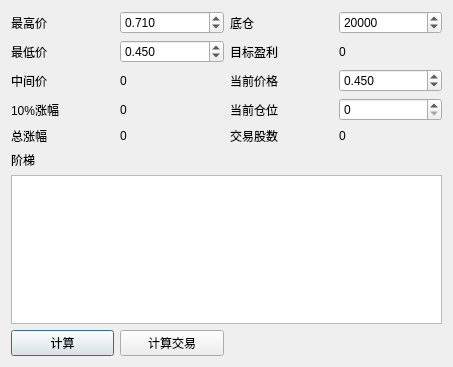
<?xml version="1.0" encoding="UTF-8"?>
<ui version="4.0">
 <class>dlg_average</class>
 <widget class="QDialog" name="dlg_average">
  <property name="geometry">
   <rect>
    <x>0</x>
    <y>0</y>
    <width>453</width>
    <height>367</height>
   </rect>
  </property>
  <property name="windowTitle">
   <string>平均价策略</string>
  </property>
  <layout class="QGridLayout" name="gridLayout">
   <item row="2" column="0">
    <widget class="QLabel" name="label_3">
     <property name="text">
      <string>中间价</string>
     </property>
    </widget>
   </item>
   <item row="2" column="1">
    <widget class="QLabel" name="lb_middle_price">
     <property name="text">
      <string>0</string>
     </property>
    </widget>
   </item>
   <item row="2" column="2">
    <widget class="QLabel" name="label_12">
     <property name="text">
      <string>当前价格</string>
     </property>
    </widget>
   </item>
   <item row="0" column="3">
    <widget class="QSpinBox" name="sp_base_stock">
     <property name="maximum">
      <number>500000000</number>
     </property>
     <property name="value">
      <number>20000</number>
     </property>
    </widget>
   </item>
   <item row="0" column="2">
    <widget class="QLabel" name="label_9">
     <property name="text">
      <string>底仓</string>
     </property>
    </widget>
   </item>
   <item row="0" column="1">
    <widget class="QDoubleSpinBox" name="dbsp_max_price">
     <property name="decimals">
      <number>3</number>
     </property>
     <property name="value">
      <double>0.710000000000000</double>
     </property>
    </widget>
   </item>
   <item row="0" column="0">
    <widget class="QLabel" name="label">
     <property name="text">
      <string>最高价</string>
     </property>
    </widget>
   </item>
   <item row="1" column="3">
    <widget class="QLabel" name="lb_target_benefit">
     <property name="text">
      <string>0</string>
     </property>
    </widget>
   </item>
   <item row="1" column="2">
    <widget class="QLabel" name="label_10">
     <property name="text">
      <string>目标盈利</string>
     </property>
    </widget>
   </item>
   <item row="1" column="0">
    <widget class="QLabel" name="label_2">
     <property name="text">
      <string>最低价</string>
     </property>
    </widget>
   </item>
   <item row="1" column="1">
    <widget class="QDoubleSpinBox" name="dbsp_min_price">
     <property name="decimals">
      <number>3</number>
     </property>
     <property name="value">
      <double>0.450000000000000</double>
     </property>
    </widget>
   </item>
   <item row="3" column="0">
    <widget class="QLabel" name="label_5">
     <property name="text">
      <string>10%涨幅</string>
     </property>
    </widget>
   </item>
   <item row="4" column="0">
    <widget class="QLabel" name="label_7">
     <property name="text">
      <string>总涨幅</string>
     </property>
    </widget>
   </item>
   <item row="3" column="1">
    <widget class="QLabel" name="lb_ten_pecent_increase">
     <property name="text">
      <string>0</string>
     </property>
    </widget>
   </item>
   <item row="7" column="0" colspan="4">
    <widget class="QTextEdit" name="te_ladder"/>
   </item>
   <item row="5" column="0">
    <widget class="QLabel" name="label_16">
     <property name="text">
      <string>阶梯</string>
     </property>
    </widget>
   </item>
   <item row="4" column="1">
    <widget class="QLabel" name="lb_total_increase">
     <property name="text">
      <string>0</string>
     </property>
    </widget>
   </item>
   <item row="3" column="2">
    <widget class="QLabel" name="label_13">
     <property name="text">
      <string>当前仓位</string>
     </property>
    </widget>
   </item>
   <item row="8" column="0">
    <widget class="QPushButton" name="pb_calculate_strategy">
     <property name="text">
      <string>计算</string>
     </property>
    </widget>
   </item>
   <item row="2" column="3">
    <widget class="QDoubleSpinBox" name="dbsp_current_price">
     <property name="decimals">
      <number>3</number>
     </property>
     <property name="value">
      <double>0.450000000000000</double>
     </property>
    </widget>
   </item>
   <item row="8" column="1">
    <widget class="QPushButton" name="pb_calculate_trade_amount">
     <property name="text">
      <string>计算交易</string>
     </property>
    </widget>
   </item>
   <item row="4" column="3">
    <widget class="QLabel" name="lb_trade_amount">
     <property name="text">
      <string>0</string>
     </property>
    </widget>
   </item>
   <item row="4" column="2">
    <widget class="QLabel" name="label_4">
     <property name="text">
      <string>交易股数</string>
     </property>
    </widget>
   </item>
   <item row="3" column="3">
    <widget class="QSpinBox" name="sp_current_stock">
     <property name="maximum">
      <number>999999999</number>
     </property>
    </widget>
   </item>
  </layout>
 </widget>
 <resources/>
 <connections/>
</ui>
